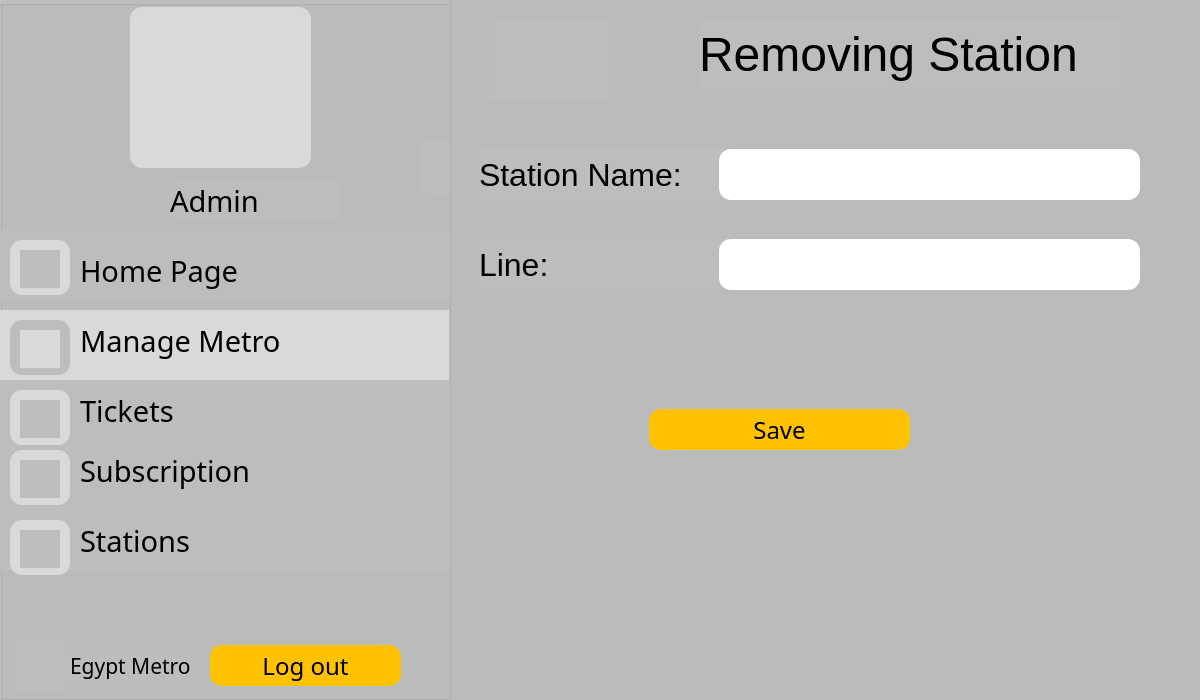
<?xml version="1.0" encoding="UTF-8"?>
<ui version="4.0">
 <class>AdminManageMetroRemoveStation</class>
 <widget class="QDialog" name="AdminManageMetroRemoveStation">
  <property name="geometry">
   <rect>
    <x>0</x>
    <y>0</y>
    <width>1200</width>
    <height>700</height>
   </rect>
  </property>
  <property name="windowTitle">
   <string>Dialog</string>
  </property>
  <widget class="QGroupBox" name="groupBox">
   <property name="geometry">
    <rect>
     <x>0</x>
     <y>0</y>
     <width>1200</width>
     <height>700</height>
    </rect>
   </property>
   <property name="styleSheet">
    <string notr="true">background-color: #BDBDBD;</string>
   </property>
   <property name="title">
    <string/>
   </property>
   <widget class="QLabel" name="holder_2">
    <property name="geometry">
     <rect>
      <x>130</x>
      <y>7</y>
      <width>181</width>
      <height>161</height>
     </rect>
    </property>
    <property name="styleSheet">
     <string notr="true">background-color: #D9D9D9;
border-radius: 12;</string>
    </property>
    <property name="text">
     <string/>
    </property>
   </widget>
   <widget class="QLabel" name="homepic_2">
    <property name="geometry">
     <rect>
      <x>20</x>
      <y>250</y>
      <width>40</width>
      <height>38</height>
     </rect>
    </property>
    <property name="styleSheet">
     <string notr="true">background-color: #BDBDBD;</string>
    </property>
    <property name="text">
     <string/>
    </property>
   </widget>
   <widget class="QLabel" name="Metro_2">
    <property name="geometry">
     <rect>
      <x>10</x>
      <y>640</y>
      <width>61</width>
      <height>51</height>
     </rect>
    </property>
    <property name="text">
     <string/>
    </property>
   </widget>
   <widget class="QLabel" name="label_20">
    <property name="geometry">
     <rect>
      <x>70</x>
      <y>650</y>
      <width>121</width>
      <height>31</height>
     </rect>
    </property>
    <property name="font">
     <font>
      <family>BAXAUTRIAL</family>
      <pointsize>16</pointsize>
     </font>
    </property>
    <property name="text">
     <string>Egypt Metro</string>
    </property>
   </widget>
   <widget class="QPushButton" name="pushButton_11">
    <property name="geometry">
     <rect>
      <x>210</x>
      <y>645</y>
      <width>191</width>
      <height>41</height>
     </rect>
    </property>
    <property name="font">
     <font>
      <family>BAXAUTRIAL</family>
      <pointsize>18</pointsize>
     </font>
    </property>
    <property name="styleSheet">
     <string notr="true">background-color: #FFC200;
border-radius: 12;
color: black;</string>
    </property>
    <property name="text">
     <string>Log out</string>
    </property>
   </widget>
   <widget class="QLabel" name="username_2">
    <property name="geometry">
     <rect>
      <x>170</x>
      <y>180</y>
      <width>171</width>
      <height>41</height>
     </rect>
    </property>
    <property name="font">
     <font>
      <family>BAXAUTRIAL</family>
      <pointsize>22</pointsize>
     </font>
    </property>
    <property name="text">
     <string>Admin</string>
    </property>
   </widget>
   <widget class="QLabel" name="userpic_2">
    <property name="geometry">
     <rect>
      <x>160</x>
      <y>20</y>
      <width>141</width>
      <height>121</height>
     </rect>
    </property>
    <property name="styleSheet">
     <string notr="true">background-color: #D9D9D9;
border-radius: 12;</string>
    </property>
    <property name="text">
     <string/>
    </property>
   </widget>
   <widget class="QLabel" name="label_19">
    <property name="geometry">
     <rect>
      <x>80</x>
      <y>250</y>
      <width>171</width>
      <height>41</height>
     </rect>
    </property>
    <property name="font">
     <font>
      <family>BAXAUTRIAL</family>
      <pointsize>22</pointsize>
     </font>
    </property>
    <property name="styleSheet">
     <string notr="true">background-color: #BDBDBD;
border-radius: 1;</string>
    </property>
    <property name="text">
     <string>Home Page</string>
    </property>
   </widget>
   <widget class="QLabel" name="label_25">
    <property name="geometry">
     <rect>
      <x>80</x>
      <y>320</y>
      <width>221</width>
      <height>41</height>
     </rect>
    </property>
    <property name="font">
     <font>
      <family>BAXAUTRIAL</family>
      <pointsize>22</pointsize>
     </font>
    </property>
    <property name="styleSheet">
     <string notr="true">background-color: #D9D9D9;</string>
    </property>
    <property name="text">
     <string>Manage Metro</string>
    </property>
   </widget>
   <widget class="QLabel" name="label_27">
    <property name="geometry">
     <rect>
      <x>80</x>
      <y>450</y>
      <width>171</width>
      <height>41</height>
     </rect>
    </property>
    <property name="font">
     <font>
      <family>BAXAUTRIAL</family>
      <pointsize>22</pointsize>
     </font>
    </property>
    <property name="text">
     <string>Subscription</string>
    </property>
   </widget>
   <widget class="QPushButton" name="pushButton_21">
    <property name="geometry">
     <rect>
      <x>0</x>
      <y>310</y>
      <width>451</width>
      <height>71</height>
     </rect>
    </property>
    <property name="styleSheet">
     <string notr="true">background-color: #D9D9D9;
border-radius: 1;</string>
    </property>
    <property name="text">
     <string/>
    </property>
   </widget>
   <widget class="QPushButton" name="pushButton_22">
    <property name="geometry">
     <rect>
      <x>0</x>
      <y>380</y>
      <width>451</width>
      <height>71</height>
     </rect>
    </property>
    <property name="styleSheet">
     <string notr="true">background-color: #BDBDBD;
border-radius: 1;</string>
    </property>
    <property name="text">
     <string/>
    </property>
   </widget>
   <widget class="QPushButton" name="pushButton_23">
    <property name="geometry">
     <rect>
      <x>0</x>
      <y>440</y>
      <width>451</width>
      <height>71</height>
     </rect>
    </property>
    <property name="styleSheet">
     <string notr="true">background-color: #BDBDBD;
border-radius: 1;</string>
    </property>
    <property name="text">
     <string/>
    </property>
   </widget>
   <widget class="QPushButton" name="pushButton_10">
    <property name="geometry">
     <rect>
      <x>0</x>
      <y>230</y>
      <width>451</width>
      <height>71</height>
     </rect>
    </property>
    <property name="styleSheet">
     <string notr="true">background-color: #BDBDBD;
border-radius: 1;</string>
    </property>
    <property name="text">
     <string/>
    </property>
   </widget>
   <widget class="QPushButton" name="pushButton_25">
    <property name="geometry">
     <rect>
      <x>0</x>
      <y>500</y>
      <width>451</width>
      <height>71</height>
     </rect>
    </property>
    <property name="styleSheet">
     <string notr="true">background-color: #BDBDBD;
border-radius: 1;</string>
    </property>
    <property name="text">
     <string/>
    </property>
   </widget>
   <widget class="QLabel" name="label_29">
    <property name="geometry">
     <rect>
      <x>80</x>
      <y>520</y>
      <width>171</width>
      <height>41</height>
     </rect>
    </property>
    <property name="font">
     <font>
      <family>BAXAUTRIAL</family>
      <pointsize>22</pointsize>
     </font>
    </property>
    <property name="text">
     <string>Stations</string>
    </property>
   </widget>
   <widget class="QLabel" name="label_30">
    <property name="geometry">
     <rect>
      <x>80</x>
      <y>390</y>
      <width>171</width>
      <height>41</height>
     </rect>
    </property>
    <property name="font">
     <font>
      <family>BAXAUTRIAL</family>
      <pointsize>22</pointsize>
     </font>
    </property>
    <property name="text">
     <string>Tickets</string>
    </property>
   </widget>
   <widget class="QLabel" name="label_13">
    <property name="geometry">
     <rect>
      <x>10</x>
      <y>240</y>
      <width>60</width>
      <height>55</height>
     </rect>
    </property>
    <property name="styleSheet">
     <string notr="true">background-color: #D9D9D9;
border-radius: 12;</string>
    </property>
    <property name="text">
     <string/>
    </property>
   </widget>
   <widget class="QLabel" name="ManageMetro">
    <property name="geometry">
     <rect>
      <x>20</x>
      <y>330</y>
      <width>40</width>
      <height>38</height>
     </rect>
    </property>
    <property name="styleSheet">
     <string notr="true">background-color: #D9D9D9;</string>
    </property>
    <property name="text">
     <string/>
    </property>
   </widget>
   <widget class="QLabel" name="label_34">
    <property name="geometry">
     <rect>
      <x>10</x>
      <y>320</y>
      <width>60</width>
      <height>55</height>
     </rect>
    </property>
    <property name="styleSheet">
     <string notr="true">background-color: #BDBDBD;
border-radius: 12;</string>
    </property>
    <property name="text">
     <string/>
    </property>
   </widget>
   <widget class="QLabel" name="label_37">
    <property name="geometry">
     <rect>
      <x>10</x>
      <y>450</y>
      <width>60</width>
      <height>55</height>
     </rect>
    </property>
    <property name="styleSheet">
     <string notr="true">background-color: #D9D9D9;
border-radius: 12;</string>
    </property>
    <property name="text">
     <string/>
    </property>
   </widget>
   <widget class="QLabel" name="Subscribtion">
    <property name="geometry">
     <rect>
      <x>20</x>
      <y>460</y>
      <width>40</width>
      <height>38</height>
     </rect>
    </property>
    <property name="styleSheet">
     <string notr="true">background-color: #BDBDBD;</string>
    </property>
    <property name="text">
     <string/>
    </property>
   </widget>
   <widget class="QLabel" name="label_38">
    <property name="geometry">
     <rect>
      <x>10</x>
      <y>520</y>
      <width>60</width>
      <height>55</height>
     </rect>
    </property>
    <property name="styleSheet">
     <string notr="true">background-color: #D9D9D9;
border-radius: 12;</string>
    </property>
    <property name="text">
     <string/>
    </property>
   </widget>
   <widget class="QLabel" name="label_35">
    <property name="geometry">
     <rect>
      <x>10</x>
      <y>390</y>
      <width>60</width>
      <height>55</height>
     </rect>
    </property>
    <property name="styleSheet">
     <string notr="true">background-color: #D9D9D9;
border-radius: 12;</string>
    </property>
    <property name="text">
     <string/>
    </property>
   </widget>
   <widget class="QLabel" name="Station">
    <property name="geometry">
     <rect>
      <x>20</x>
      <y>530</y>
      <width>40</width>
      <height>38</height>
     </rect>
    </property>
    <property name="styleSheet">
     <string notr="true">background-color: #BDBDBD;</string>
    </property>
    <property name="text">
     <string/>
    </property>
   </widget>
   <widget class="QLabel" name="label_39">
    <property name="geometry">
     <rect>
      <x>420</x>
      <y>140</y>
      <width>60</width>
      <height>55</height>
     </rect>
    </property>
    <property name="styleSheet">
     <string notr="true">background-color: #BDBDBD;
border-radius: 12;</string>
    </property>
    <property name="text">
     <string/>
    </property>
   </widget>
   <widget class="QLabel" name="Ticket">
    <property name="geometry">
     <rect>
      <x>20</x>
      <y>400</y>
      <width>40</width>
      <height>38</height>
     </rect>
    </property>
    <property name="styleSheet">
     <string notr="true">background-color: #BDBDBD;</string>
    </property>
    <property name="text">
     <string/>
    </property>
   </widget>
   <widget class="QGroupBox" name="groupBox_2">
    <property name="geometry">
     <rect>
      <x>449</x>
      <y>-51</y>
      <width>801</width>
      <height>781</height>
     </rect>
    </property>
    <property name="title">
     <string>GroupBox</string>
    </property>
    <widget class="QLabel" name="label_43">
     <property name="geometry">
      <rect>
       <x>250</x>
       <y>70</y>
       <width>421</width>
       <height>71</height>
      </rect>
     </property>
     <property name="font">
      <font>
       <family>Arial</family>
       <pointsize>36</pointsize>
       <bold>false</bold>
      </font>
     </property>
     <property name="text">
      <string>Removing Station</string>
     </property>
    </widget>
    <widget class="QPushButton" name="pushButton_12">
     <property name="geometry">
      <rect>
       <x>200</x>
       <y>460</y>
       <width>261</width>
       <height>41</height>
      </rect>
     </property>
     <property name="font">
      <font>
       <family>BAXAUTRIAL</family>
       <pointsize>18</pointsize>
      </font>
     </property>
     <property name="styleSheet">
      <string notr="true">background-color: #FFC200;
border-radius: 12;
color: black;</string>
     </property>
     <property name="text">
      <string>Save</string>
     </property>
    </widget>
    <widget class="QPushButton" name="pushButton_15">
     <property name="geometry">
      <rect>
       <x>40</x>
       <y>70</y>
       <width>121</width>
       <height>81</height>
      </rect>
     </property>
     <property name="styleSheet">
      <string notr="true">background-color: #BDBDBD;
border-radius: 1;</string>
     </property>
     <property name="text">
      <string/>
     </property>
    </widget>
    <widget class="QLabel" name="homepic_3">
     <property name="geometry">
      <rect>
       <x>80</x>
       <y>100</y>
       <width>40</width>
       <height>38</height>
      </rect>
     </property>
     <property name="styleSheet">
      <string notr="true">background-color: #BDBDBD;</string>
     </property>
     <property name="text">
      <string/>
     </property>
    </widget>
    <widget class="QLabel" name="label_46">
     <property name="geometry">
      <rect>
       <x>30</x>
       <y>290</y>
       <width>271</width>
       <height>51</height>
      </rect>
     </property>
     <property name="font">
      <font>
       <family>Arial</family>
       <pointsize>24</pointsize>
       <bold>false</bold>
      </font>
     </property>
     <property name="text">
      <string>Line:</string>
     </property>
    </widget>
    <widget class="QLineEdit" name="name_22">
     <property name="geometry">
      <rect>
       <x>270</x>
       <y>290</y>
       <width>421</width>
       <height>51</height>
      </rect>
     </property>
     <property name="font">
      <font>
       <pointsize>18</pointsize>
      </font>
     </property>
     <property name="styleSheet">
      <string notr="true">background-color: white;
border-radius: 12;
color: black;</string>
     </property>
    </widget>
    <widget class="QLabel" name="label_45">
     <property name="geometry">
      <rect>
       <x>30</x>
       <y>200</y>
       <width>271</width>
       <height>51</height>
      </rect>
     </property>
     <property name="font">
      <font>
       <family>Arial</family>
       <pointsize>24</pointsize>
       <bold>false</bold>
      </font>
     </property>
     <property name="text">
      <string>Station Name:</string>
     </property>
    </widget>
    <widget class="QLineEdit" name="name_20">
     <property name="geometry">
      <rect>
       <x>270</x>
       <y>200</y>
       <width>421</width>
       <height>51</height>
      </rect>
     </property>
     <property name="font">
      <font>
       <pointsize>18</pointsize>
      </font>
     </property>
     <property name="styleSheet">
      <string notr="true">background-color: white;
border-radius: 12;
color: black;</string>
     </property>
    </widget>
   </widget>
   <zorder>pushButton_21</zorder>
   <zorder>label_34</zorder>
   <zorder>pushButton_10</zorder>
   <zorder>label_13</zorder>
   <zorder>pushButton_23</zorder>
   <zorder>pushButton_22</zorder>
   <zorder>holder_2</zorder>
   <zorder>homepic_2</zorder>
   <zorder>Metro_2</zorder>
   <zorder>label_20</zorder>
   <zorder>pushButton_11</zorder>
   <zorder>username_2</zorder>
   <zorder>userpic_2</zorder>
   <zorder>label_19</zorder>
   <zorder>label_25</zorder>
   <zorder>label_27</zorder>
   <zorder>pushButton_25</zorder>
   <zorder>label_29</zorder>
   <zorder>label_30</zorder>
   <zorder>ManageMetro</zorder>
   <zorder>label_37</zorder>
   <zorder>Subscribtion</zorder>
   <zorder>label_38</zorder>
   <zorder>label_35</zorder>
   <zorder>Station</zorder>
   <zorder>label_39</zorder>
   <zorder>Ticket</zorder>
   <zorder>groupBox_2</zorder>
  </widget>
 </widget>
 <resources/>
 <connections/>
</ui>
